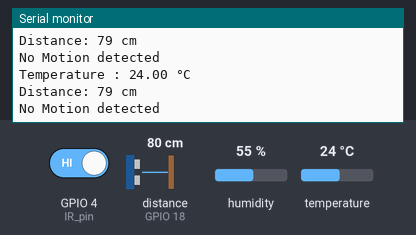
Bench run of a sketch on a simulated ESP32. On the bench: the last lines printed to the serial monitor. Wiring (inferred from the names in the program): ultrasonic range finder: trigger GPIO 5; echo GPIO 18. The test bench sets the inputs (shaded band); at power-on: distance to the obstacle (sensor on GPIO 18) 80 cm, temperature 24 °C, GPIO 4 (IR_pin) HIGH, humidity 55 %. The echo pulse lasts 58.3 µs per cm.

Above: at 1.2 s.
1.3 s: distance to the obstacle (sensor on GPIO 18) set to 2 cm
At 2.0 s:
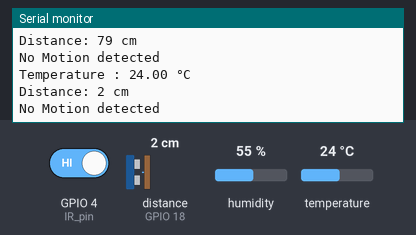
2.8 s: temperature set to 12 °C
4.3 s: distance to the obstacle (sensor on GPIO 18) set to 4 cm
At 5.7 s:
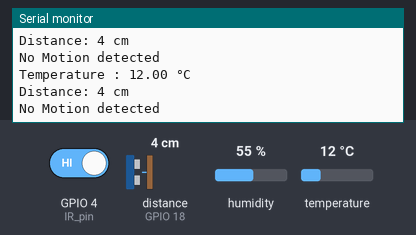
5.8 s: temperature set to 19 °C
At 7.0 s:
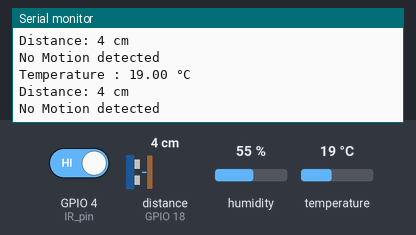
Timing chart, 0 to 8.3 s (numbered marks = the images above; inputs shaded):
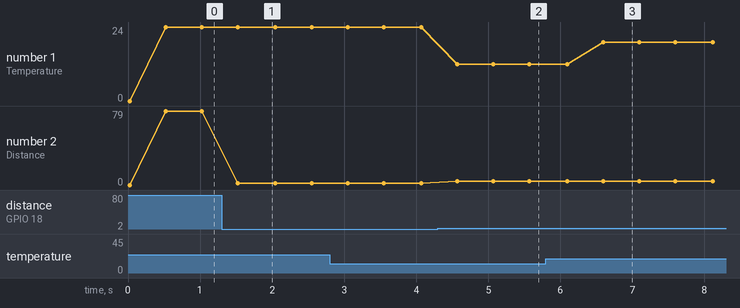

Measured:
- after the input at 1.3 s, the serial monitor: prints a new line after 0.22 s (image 1)
- after the input at 4.3 s, the serial monitor: prints a new line after 0.27 s (image 2)
- after the input at 5.8 s, the serial monitor: prints a new line after 0.79 s (image 3)
- plotted number 1: 12 → 19 after the input at 5.8 s
- plotted number 2: 79 → 2 after the input at 1.3 s, 2 → 4 after the input at 4.3 s

The sketch:

RTOS_Task_3.ino
```cpp
/*
  ESP32 FreeRTOS Multi-Sensor Data Acquisition using Mutex

  - Reads temperature from a DHT11 sensor (GPIO23).
  - Measures distance using an ultrasonic sensor (Trig: GPIO5, Echo: GPIO18).
  - Detects motion using an IR sensor (GPIO4).
  - Uses a Mutex to ensure synchronized access to shared data.
  - Sensor values are printed to Serial Monitor every 500ms.
*/

#include <Arduino.h>
#include <DHT.h>

#if CONFIG_FREERTOS_UNICORE
static const BaseType_t app_cpu = 0;
#else
static const BaseType_t app_cpu = 1;
#endif

#define DHT_PIN 23
#define DHTTYPE DHT11
DHT DHT_Sensor(DHT_PIN, DHTTYPE);

#define TRIG_PIN 5
#define ECHO_PIN 18

SemaphoreHandle_t Mutex;

static const int ledpin = 2;
static const int IR_pin = 4;
static const int UltraSonic = 34;

uint8_t value;

struct values {
  float temp;
  int distance;
  int object;
  float duration;
} s;

//Task1 to read the DHT sensor values
void DHTsensor(void *parameter) {
  while (1) {
    if (xSemaphoreTake(Mutex, portMAX_DELAY)) {
      s.temp = DHT_Sensor.readTemperature();  // Read Temperature(°C)
      xSemaphoreGive(Mutex);
    }
    vTaskDelay(1000 / portTICK_PERIOD_MS);
  }
}

//Task2 to read the IR sensor values
void IRSensor(void *parameter) {
  while (1) {
    if (xSemaphoreTake(Mutex, portMAX_DELAY)) {
      s.object = digitalRead(IR_pin);
      xSemaphoreGive(Mutex);
    }
    vTaskDelay(100 / portTICK_PERIOD_MS);
  }
}

//Task3 to read the UltraSonic sensor values
void UltraSonicSensor(void *parameter) {
  while (1) {
    if (xSemaphoreTake(Mutex, portMAX_DELAY)) {
      // Send trigger pulse
      digitalWrite(TRIG_PIN, LOW);
      delayMicroseconds(2);
      digitalWrite(TRIG_PIN, HIGH);
      delayMicroseconds(10);
      digitalWrite(TRIG_PIN, LOW);

      // Measure echo time
      s.duration = pulseIn(ECHO_PIN, HIGH, 30000);  // 30ms timeout

      // Convert time to distance (Speed of sound = 343 m/s)
      s.distance = (s.duration * 0.0343) / 2;
      xSemaphoreGive(Mutex);
    }
    vTaskDelay(100 / portTICK_PERIOD_MS);
  }
}

//Task4 to print the values
void PrintValues(void *parameter) {
  while (1) {
    Serial.print("Temperature : ");
    Serial.print(s.temp);
    Serial.println(" °C ");

    Serial.print("Distance: ");
    Serial.print(s.distance);
    Serial.println(" cm");

    if (s.object == 0)
      Serial.println("Motion detected");
    else
      Serial.println("No Motion detected");
    vTaskDelay(500 / portTICK_PERIOD_MS);
  }
}

void setup() {
  // put your setup code here, to run once:
  Serial.begin(115200);
  DHT_Sensor.begin();

  pinMode(IR_pin, INPUT);
  pinMode(TRIG_PIN, OUTPUT);
  pinMode(ECHO_PIN, INPUT);


  Mutex = xSemaphoreCreateMutex();  // Create Mutex

  xTaskCreatePinnedToCore(DHTsensor, "DHTsensor", 2048, NULL, 2, NULL, app_cpu);
  xTaskCreatePinnedToCore(PrintValues, "Print", 2048, NULL, 1, NULL, app_cpu);
  xTaskCreatePinnedToCore(IRSensor, "IRsensor", 2048, NULL, 2, NULL, app_cpu);
  xTaskCreatePinnedToCore(UltraSonicSensor, "UltraSonicsensor", 2048, NULL, 2, NULL, app_cpu);
}

void loop() {
  // put your main code here, to run repeatedly:
}
```
